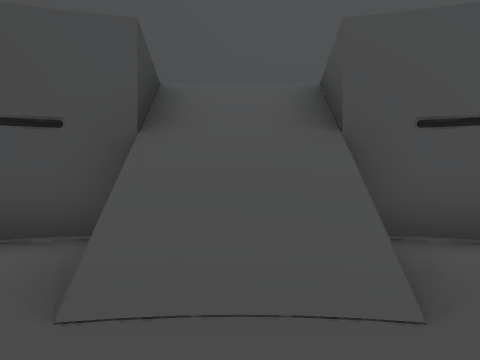
[1] (above)

22 first-person views from a walk through a scene from a Unity 3-D project. The camera is 1.2 m above the floor, looks level and sees 75° across. The floor is counted in squares, 2 m on a side. Each view is taken from the middle of a square. On the plan, view 1 faces up. The plan holds only what a view shows up to about 9 squares ahead; the rest is blank. The place goes on beyond the plan.

[2]
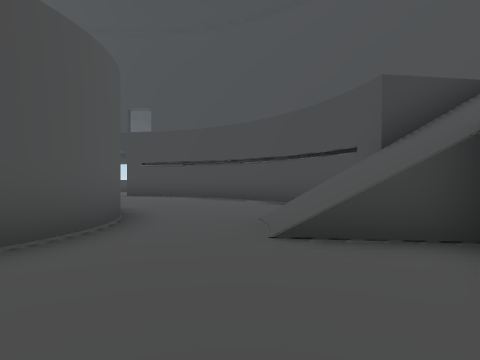

[3]
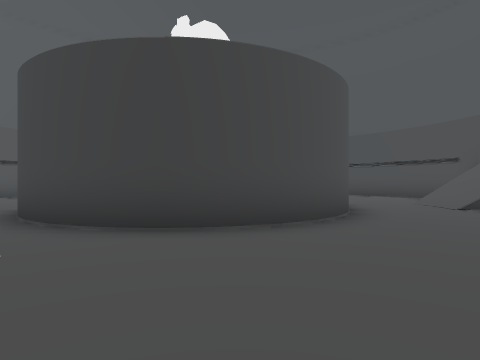

[4]
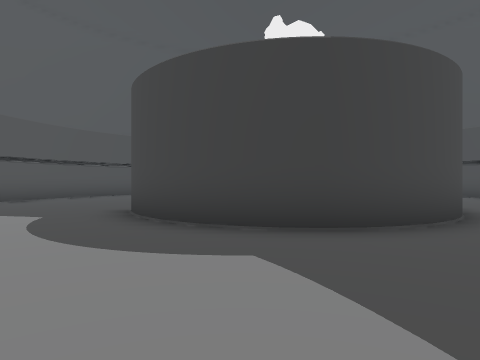

[5]
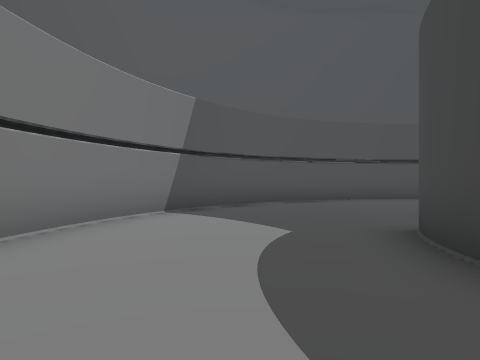

[6]
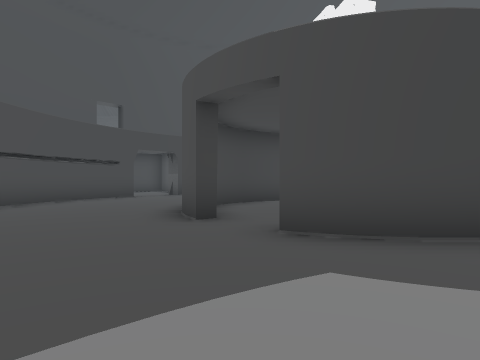

[7]
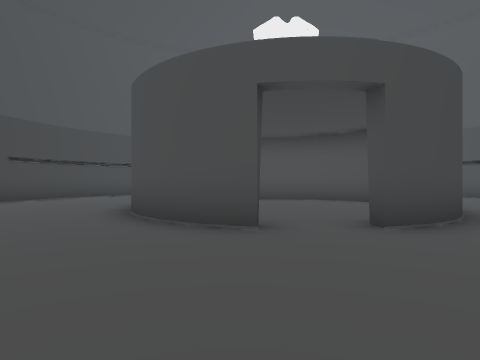

[8]
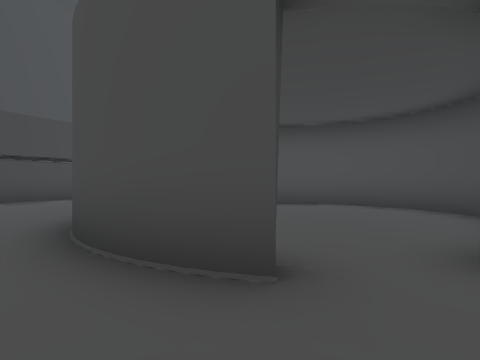

[9]
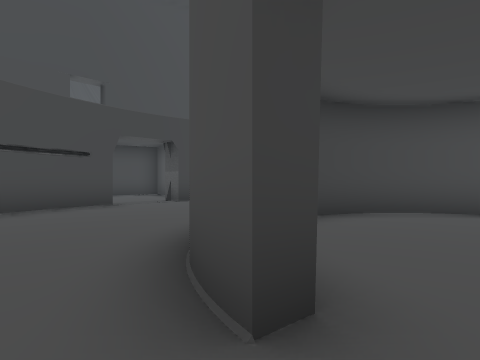

[10]
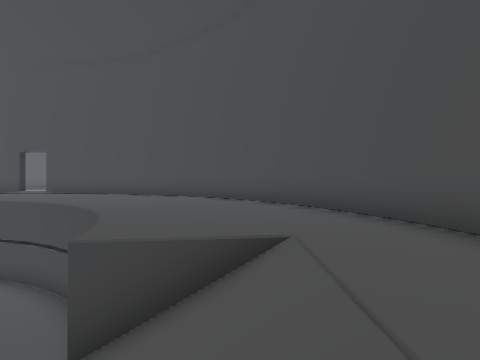

[11]
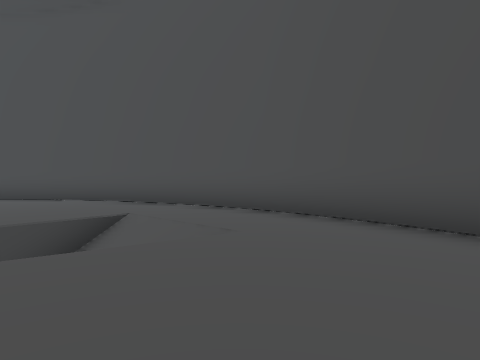

[12]
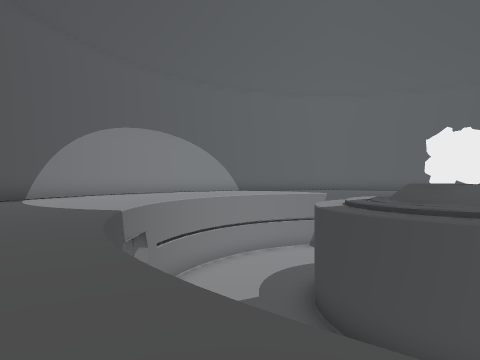

[13]
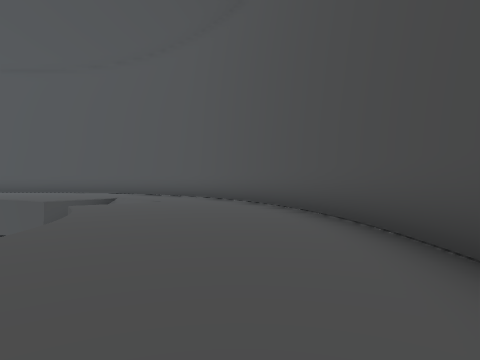

[14]
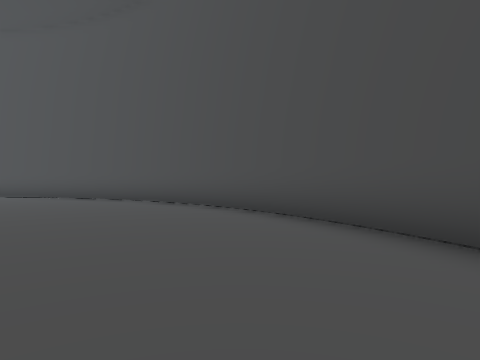

[15]
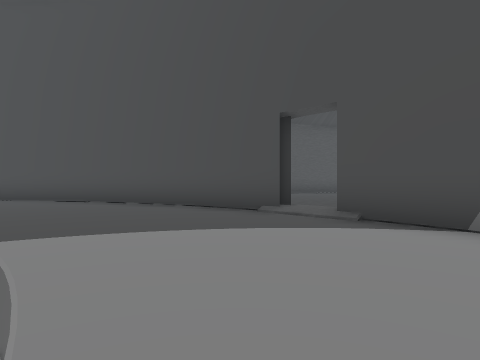

[16]
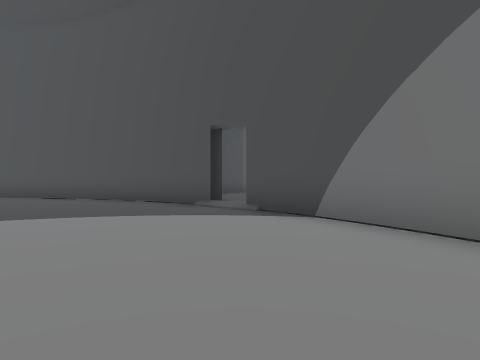

[17]
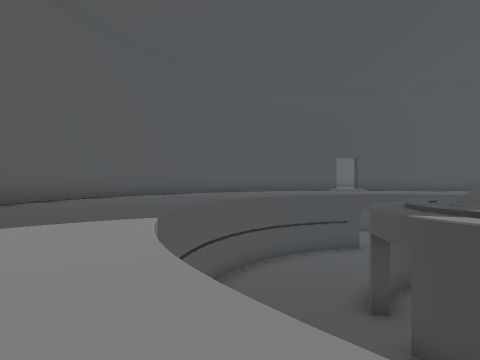

[18]
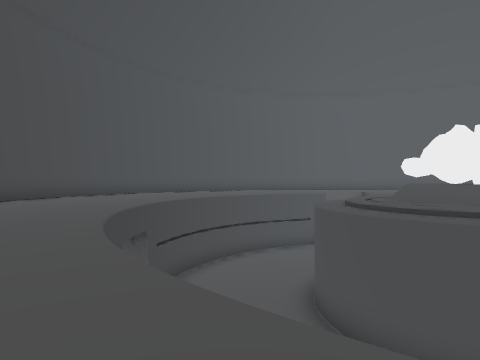

[19]
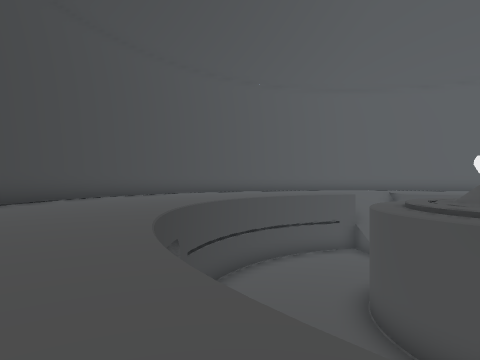

[20]
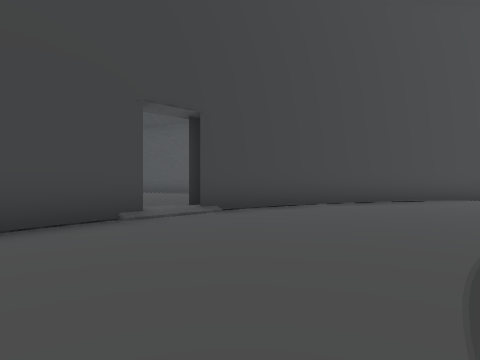

[21]
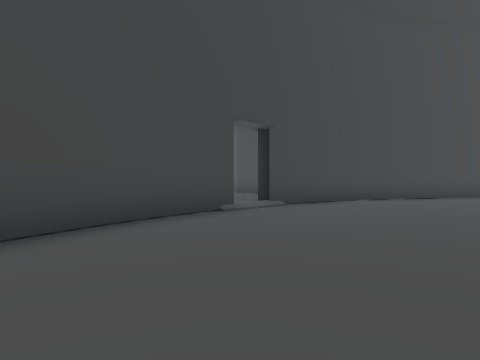

[22]
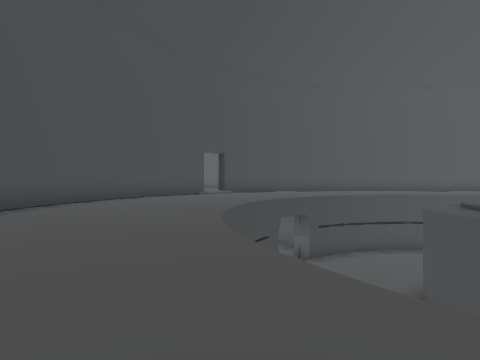

### Floor plan
Key: @ floor where view 1 was taken; # wall or solid block; . main floor; : floor 0.25 m higher than the main floor; - floor 4.75 m lower than the main floor; / step, stairs or slope; = window, fence, low wall or low ledge.
Columns run from 15 left of view 1 to 15 right of it. Each row starts with its distance up from view 1.
  8            #########
  7          ###.......###
  6         ##...........###
  5         ......///......##
  4      ## ......///.......##
  3      #......//#/#//......#
  2     ##...../--=/=--/.....##
  1     #...../---------/.....#
  0    ##..../-----@-----/....##
 -1    #..../-----###-----/....#
 -2 .. #....#----##-##---- ....# ..
 -3 ...#....----##---##----....#...
 -4    :....----#-----#----....:
 -5    #....----#-----#----....#
 -6    #....#---##---##---#....#
 -7     ..../----##-##--- /....
 -8      ..../----------- ....#
 -9      ...../---------/ ....
-10      #...../-------/..
-11       ....../#---#/..
-12        .............
-13           .........
-14             .....
-15             ....
-16              ##

Where each view was taken, in squares from view 1:
view 1: 0 up, 0 right, facing up
view 2: 1 up, 4 right, facing left
view 3: 3 down, 7 right, facing left
view 4: 5 down, 7 right, facing left
view 5: 6 down, 5 right, facing down-left
view 6: 10 down, 3 right, facing up-left
view 7: 11 down, 1 left, facing up
view 8: 9 down, 1 left, facing up
view 9: 8 down, 0 right, facing up-left
view 10: 5 up, 2 right, facing left
view 11: 3 up, 4 right, facing up-left
view 12: 3 up, 5 right, facing down
view 13: 1 up, 9 right, facing up-left
view 14: 3 down, 9 right, facing up
view 15: 7 down, 7 right, facing up-right
view 16: 9 down, 7 right, facing up-right
view 17: 10 down, 6 right, facing left
view 18: 11 down, 5 left, facing up
view 19: 10 down, 6 left, facing up
view 20: 7 down, 7 left, facing up-left
view 21: 9 down, 7 left, facing up-left
view 22: 13 down, 1 left, facing up-left
